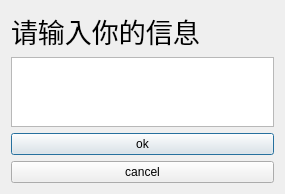
<?xml version="1.0" encoding="UTF-8"?>
<ui version="4.0">
 <class>Dialog</class>
 <widget class="QDialog" name="Dialog">
  <property name="geometry">
   <rect>
    <x>0</x>
    <y>0</y>
    <width>285</width>
    <height>165</height>
   </rect>
  </property>
  <property name="windowTitle">
   <string>Dialog</string>
  </property>
  <layout class="QVBoxLayout" name="verticalLayout">
   <item>
    <widget class="QLabel" name="label_title">
     <property name="font">
      <font>
       <pointsize>20</pointsize>
      </font>
     </property>
     <property name="text">
      <string>请输入你的信息</string>
     </property>
    </widget>
   </item>
   <item>
    <widget class="QPlainTextEdit" name="plainTextEdit_info"/>
   </item>
   <item>
    <widget class="QPushButton" name="pushButton_ok">
     <property name="text">
      <string>ok</string>
     </property>
    </widget>
   </item>
   <item>
    <widget class="QPushButton" name="pushButton_cancel">
     <property name="text">
      <string>cancel</string>
     </property>
    </widget>
   </item>
  </layout>
 </widget>
 <resources/>
 <connections/>
</ui>
